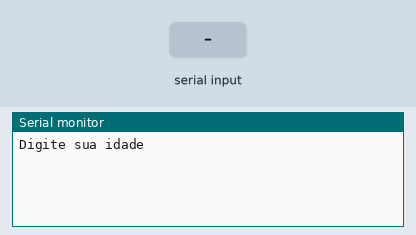
The sketch below on a simulated Arduino Uno, built with avr-gcc and run on an emulated ATmega328P. Shown: the last lines printed to the serial monitor. The inputs (shaded band) are chosen by the test bench.

Above: at 1.2 s.
1.3 s: "90,45\n" received over Serial
At 2.2 s:
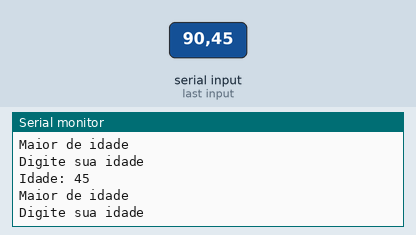
2.8 s: "30,150\n" received over Serial
At 5.1 s:
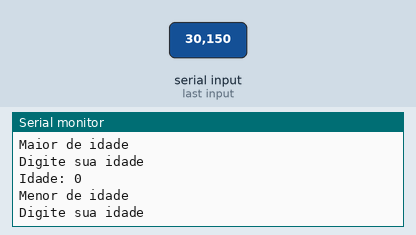
Timing chart, 0 to 6.6 s (numbered marks = the images above; inputs shaded):
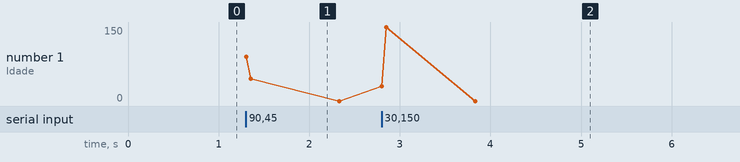

The sketch:

exerc_cio_1_30_041.ino
```cpp
// C++ code
// variáveis
int idade = 0;
void setup()
{
  Serial.begin (9600);
}

void loop()
{
  Serial.println ("Digite sua idade");
  while ( !Serial.available() );
    idade = Serial.parseInt();

  Serial.println("Idade: " + String(idade));
  if (idade >= 18){
    Serial.println("Maior de idade");}
  else {
    Serial.println ("Menor de idade");}
  Serial.println ();
}
```

Measured:
- after the input at 1.3 s, the serial monitor: prints a new line at once (image 1)
- after the input at 2.8 s, the serial monitor: prints a new line at once (image 2)
